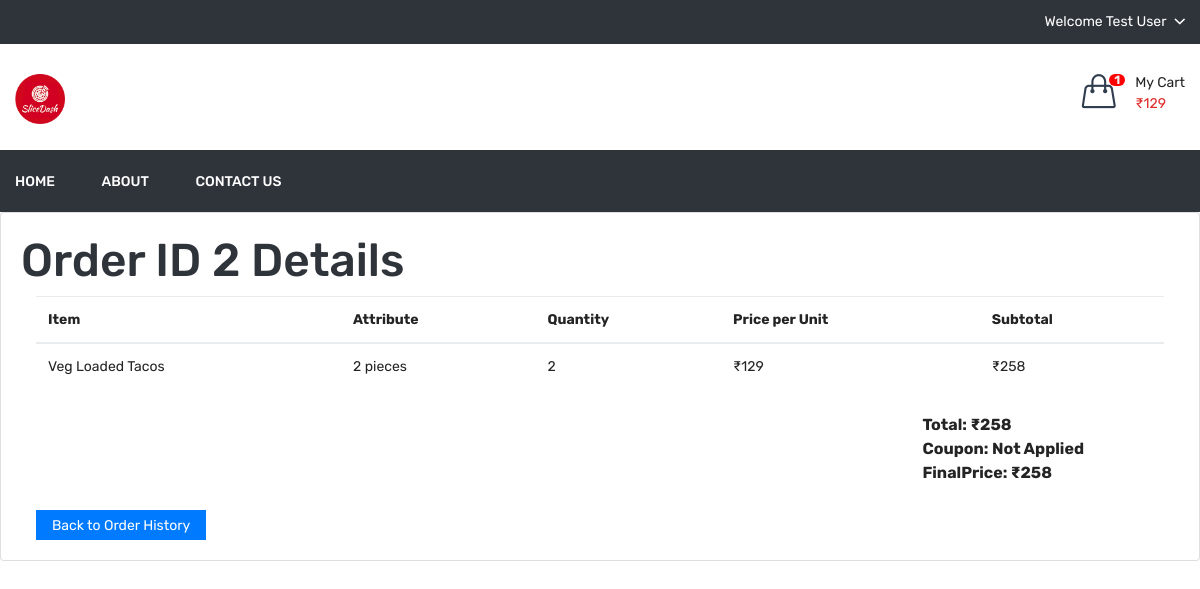
The app's page /order_detail?id=2 (signed in) with its own data.
### tables this page shows
CREATE TABLE `dish_cart` (
  `id` int(11) NOT NULL,
  `user_id` int(11) NOT NULL,
  `dish_detail_id` int(11) NOT NULL,
  `qty` int(11) NOT NULL,
  `added_on` datetime DEFAULT NULL
);

CREATE TABLE `order_detail` (
  `id` int(11) NOT NULL,
  `order_id` int(11) NOT NULL,
  `dish_details_id` int(11) NOT NULL,
  `price` float NOT NULL,
  `qty` int(11) NOT NULL
);

CREATE TABLE `dish` (
  `id` int(11) NOT NULL,
  `category_id` int(11) NOT NULL,
  `dish` varchar(100) NOT NULL,
  `dish_detail` text NOT NULL,
  `image` varchar(100) NOT NULL,
  `type` enum('veg','non-veg') NOT NULL,
  `status` int(11) NOT NULL,
  `added_on` datetime NOT NULL,
  `taste` varchar(10) NOT NULL
);

CREATE TABLE `dish_details` (
  `id` int(11) NOT NULL,
  `dish_id` int(11) NOT NULL,
  `attribute` varchar(100) NOT NULL,
  `price` int(11) NOT NULL,
  `status` int(11) NOT NULL,
  `added_on` datetime NOT NULL
);

CREATE TABLE `order_master` (
  `id` int(11) NOT NULL,
  `user_id` int(11) NOT NULL,
  `name` varchar(50) NOT NULL,
  `email` varchar(50) NOT NULL,
  `mobile` varchar(50) NOT NULL,
  `address` text NOT NULL,
  `total_price` float NOT NULL,
  `coupon_code` varchar(20) NOT NULL,
  `final_price` float NOT NULL,
  `zipcode` varchar(10) NOT NULL,
  `delivery_boy_id` int(11) DEFAULT NULL,
  `payment_status` varchar(20) NOT NULL,
  `payment_type` varchar(20) NOT NULL,
  `payment_id` varchar(100) DEFAULT NULL,
  `order_status` int(11) NOT NULL,
  `delivered_on` datetime DEFAULT NULL,
  `added_on` datetime NOT NULL
);

### function.inc.php (called while the page is built, shortened)
<?php
function get_safe_value($str){
    global $con;
    $str=mysqli_real_escape_string($con,$str);
    return $str;
}
    ?>
    <?php
function getUserCart(){
	global $con;
	$arr=array();
	$id=$_SESSION['FOOD_USER_ID'];
	$res=mysqli_query($con,"select * from dish_cart where user_id='$id'");
	while($row=mysqli_fetch_assoc($res)){
		$arr[]=$row;
	}
	return $arr;
}
function getUserFullCart($attr_id=''){
	$cartArr=array();
	if(isset($_SESSION['FOOD_USER_ID'])){
		$getUserCart=getUserCart();
		$cartArr=array();
		foreach($getUserCart as $list){
			$cartArr[$list['dish_detail_id']]['qty']=$list['qty'];
			$getDishDetail=getDishDetailById($list['dish_detail_id']);
			$cartArr[$list['dish_detail_id']]['price']=$getDishDetail['price'];
			$cartArr[$list['dish_detail_id']]['dish']=$getDishDetail['dish'];
			$cartArr[$list['dish_detail_id']]['image']=$getDishDetail['image'];
		}
	}
	if($attr_id!=''){
		return $cartArr[$attr_id]['qty'];
	}else{
		return $cartArr;
	}
}
function getDishDetailById($id){
	global $con;
	$res=mysqli_query($con,"select dish.dish,dish.image,dish_details.price from dish_details,dish where dish_details.id='$id' and dish.id=dish_details.dish_id");
	$row=mysqli_fetch_assoc($res);
	return $row;
}
function getOrderDetails($oid){
	global $con;
	$sql="select order_detail.price,order_detail.qty,dish_details.attribute,dish.dish
	from order_detail,dish_details,dish
	WHERE
	order_detail.order_id=$oid AND
	order_detail.dish_details_id=dish_details.id AND
	dish_details.dish_id=dish.id";
	$data=array();
	$res=mysqli_query($con,$sql);
	while($row=mysqli_fetch_assoc($res)){
		$data[]=$row;
	}
	return $data;
}
?>

### order_detail.php (the view, shortened to what this page needs)
<?php
include 'header.php';
$id=get_safe_value($_GET['id']);
$sql="select coupon_code,final_price from order_master where id='$id'";
$res=mysqli_query($con,$sql);
$row=mysqli_fetch_assoc($res);
?>
<div class="card">
            <div class="card-body">
              <h1 class="grid_title">Order ID <?php echo $id ?> Details</h1>
                <div class="col-12">
                  <div class="table-responsive">
                    <table id="order-listing" class="table">
                      <thead>
                        <tr>
                            <th>Item</th>
                            <th>Attribute</th>
                            <th>Quantity</th>
                            <th>Price per Unit</th>
                            <th>Subtotal</th>
                        </tr>
                      </thead>
                      <tbody>
                       <?php
                       $totalPrice=0;
                       $getOrderDetails=getOrderDetails($id);
                       foreach($getOrderDetails as $list){
                        $totalPrice = $totalPrice +$list['qty']*$list['price']
                        ?>
                        <tr>
                            <td><?php echo $list['dish']?></td>
							<td><?php echo $list['attribute']?></td>
                            <td><?php echo $list['qty']?></td>
							<td><?php echo '₹'.$list['price']?></td>
							<td><?php echo '₹'.$list['qty']*$list['price']?></td>
                        </tr>
                        <?php
                       }
                       ?>
                      </tbody>
                    </table>
                    <div style="float:right; margin-right: 80px;">
                        <p style="
                                margin-top:8px;
                                font-weight:bold;
                                font-size:16px">
                        Total: <?php echo '₹'.$totalPrice?><br/>
                        Coupon: <?php if($row['coupon_code']==''){
                          echo 'Not Applied';
                        }else{
                          echo $row['coupon_code'];
                        }?><br/>
                        FinalPrice: <?php echo '₹'.$row['final_price']?>
                        </p>
                    </div>
                    <br>
                    <br>
                    <br>
                    <br>
                    <br>
                    <div style="float:center">
                            <a href="order_history" class="btn btn-primary">Back to Order History</a>
                    </div>

### header.php (shortened to what this page needs)
<?php
include 'function.inc.php';
$cartArr=getUserFullCart();
$totalCartDish=count($cartArr);
$totalPrice=0;
foreach($cartArr as $list){
    $totalPrice=$totalPrice+($list['qty']*$list['price']);
}
?>
<!doctype html>
<html class="no-js" lang="zxx">
<head>
        <link rel="stylesheet" href="assets/css/bootstrap.min.css">
        <link rel="stylesheet" href="assets/css/animate.css">
        <link rel="stylesheet" href="assets/css/owl.carousel.min.css">
        <link rel="stylesheet" href="assets/css/slick.css">
        <link rel="stylesheet" href="assets/css/chosen.min.css">
        <link rel="stylesheet" href="assets/css/ionicons.min.css">
        <link rel="stylesheet" href="assets/css/font-awesome.min.css">
        <link rel="stylesheet" href="assets/css/simple-line-icons.css">
        <link rel="stylesheet" href="assets/css/jquery-ui.css">
        <link rel="stylesheet" href="assets/css/meanmenu.min.css">
        <link rel="stylesheet" href="assets/css/style.css">
        <link rel="stylesheet" href="assets/css/responsive.css">
    </head>
    <body>
        <header class="header-area">
            <div class="header-top black-bg">
                <div class="container">
                    <div class="row">
                        <div class="col-lg-4 col-md-4 col-12 col-sm-4">
                        </div>
                        <div class="col-lg-8 col-md-8 col-12 col-sm-8">
                            <div class="account-curr-lang-wrap f-right">
                                                <?php
                                                if(isset($_SESSION['FOOD_USER_NAME'])){
                                                    ?>
                                        <ul>
                                    <li class="top-hover"><a href="#"><?php echo "Welcome <span id='user_top_name'>".$_SESSION['FOOD_USER_NAME']?></span><i class="ion-chevron-down"></i></a>
                                    </li>
                                </ul>
                                <?php } ?>
                            </div>
                        </div>
                    </div>
                </div>
            </div>
            <div class="header-middle">
                <div class="container">
                    <div class="row">
                        <div class="col-lg-3 col-md-4 col-12 col-sm-4">
                            <div class="logo">
                                <a href="shop">
                                    <img alt="" src="assets/img/logo/slice_main.png" height="50px">
                                </a>
                            </div>
                        </div>
                        <div class="col-lg-9 col-md-8 col-12 col-sm-8">
                            <div class="header-middle-right f-right">
                                <div class="header-wishlist">
                                </div>
                                <div>
                                    <a href="cart">
                                        <div class="header-icon-style">
                                            <i class="icon-handbag icons"></i>
                                            <span class='badge badge-warning' id='totalCartDish'><?php echo $totalCartDish?></span>
                                        </div>
                                        <div class="cart-text">
                                            <span class="digit">My Cart</span><br>
                                            <span class="cart-digit-bold" id="totalPrice">
                                            <?php
                                            if($totalPrice!=0){
                                            echo '₹'.$totalPrice;
                                            }?>  </span>
                                        </div>
                                        </a>
							    </div>
                            </div>
                        </div>
                    </div>
                </div>
            </div>
            <div class="header-bottom transparent-bar black-bg">
                <div class="container">
                    <div class="row">
                        <div class="col-lg-12 col-md-12 col-12">
                            <div class="main-menu">
                                <nav>
                                    <ul>
                                        <li><a href="shop">Home</a></li>
                                        <li><a href="about-us">About</a></li>
                                        <li><a href="contact-us">Contact us</a></li>
                                    </ul>
                                </nav>
                            </div>
                        </div>
                    </div>
                </div>
            </div>
        </header>

### records on screen
dish_cart: dish_detail "1"
order_detail: dish.dish "Veg Loaded Tacos", dish_details.attribute "2 pieces", qty "2", price "129", $list['qty']*$list['price'] "258"
order_master: final_price "258"

### other values on screen
$_SESSION['FOOD_USER_NAME'] "Test User"
$totalPrice "129"
$id "2"
$totalPrice "258"
